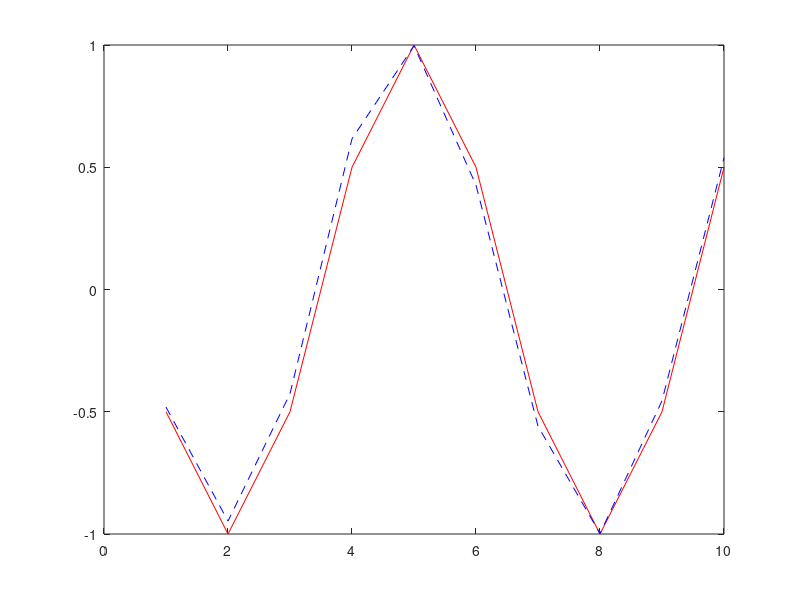

Source code (MATLAB):
num_ite = 10;
num_taps = 3;
input = cos(pi/3*(1:11))';
lambda = 0.98;
delta = 100;
w = [ 1 0 0]';
sd = delta*eye(num_taps);
pd = zeros(num_taps, 1);

x = zeros(num_taps, 1);
err_vec = zeros(num_ite, 1);
y = zeros(num_ite, 1);
for k = 1:num_ite
   d = input(k+1); 
   if (k < num_taps)
       x = [input(k); x(1:end-1)];
   else
       x = input(k:-1:k-num_taps+1);
   end
   sd = 1/lambda*(sd - (sd*x*x'*sd)/(lambda + x'*sd*x));
   
   pd = lambda*pd + d*x;
 
   w = sd*pd;
   
   y(k) = w'*x;
   err_vec(k) = d - y(k);
end

plot(input(2:end), 'r');
hold on;
plot(y, 'b--');